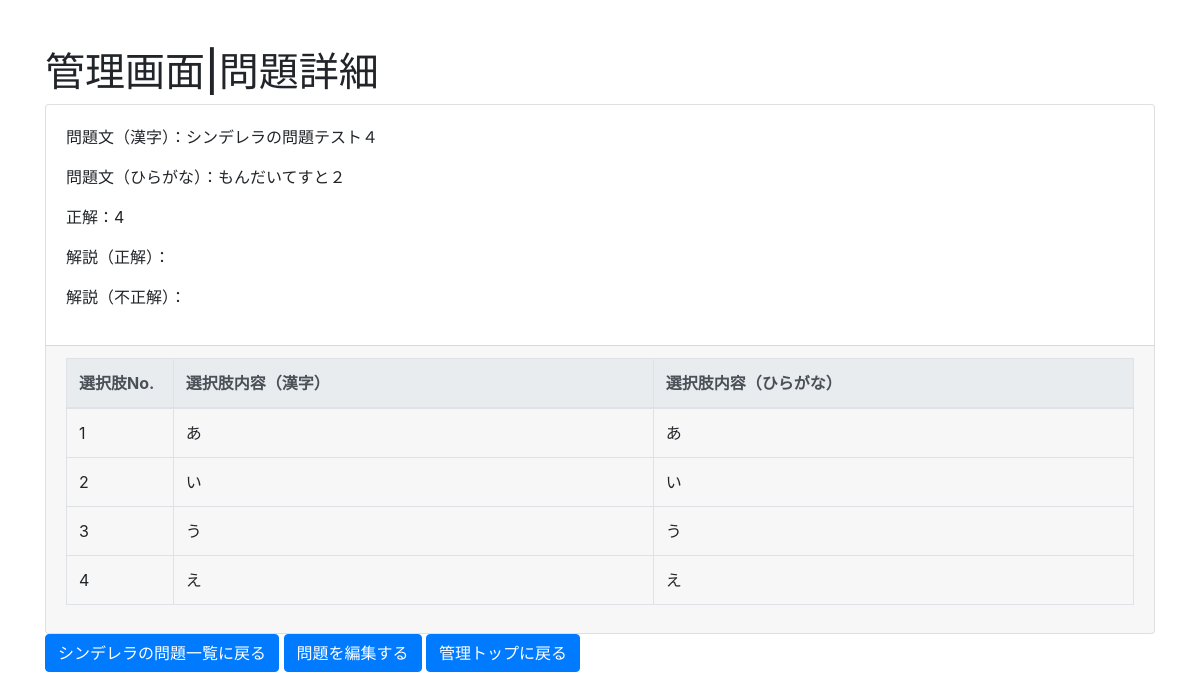
Screenshot of /edit/detail/1/37/ (signed in) with the database file from the repository.
### question/models.py (models this page shows, shortened)
class Question(models.Model):
    body = models.CharField('本文（漢字）', max_length=1024)
    body_kana = models.CharField('本文（ひらがな）', max_length=1024, default="")
    Category = models.ManyToManyField(Category)
    question_no = models.PositiveSmallIntegerField(verbose_name='問題No.', default=0)
    answer_choice_no = models.PositiveSmallIntegerField(verbose_name='正解No.', default=1)
    ok_comment = models.CharField('解説（正解の場合）', max_length=1024, default="")
    ng_comment = models.CharField('解説（不正解の場合）', max_length=1024, default="")
    question_disp_type = models.ForeignKey(QuestionDispType, on_delete=models.SET_DEFAULT, default=set_default_disp_type)
    choice_type = models.CharField('選択肢のタイプ', max_length=1024, default="text")

class TextChoice(models.Model):
    body = models.CharField('選択肢（漢字）', max_length=512)
    body_kana = models.CharField('選択肢（ひらがな）', max_length=1024, default="")
    Question = models.ForeignKey(Question, on_delete=models.CASCADE)
    choice_no = models.PositiveSmallIntegerField(verbose_name='選択肢No.', default=1)

class Category(models.Model):
    name = models.CharField('カテゴリ名称', max_length=512, blank=False)
    category_no = models.PositiveSmallIntegerField(verbose_name='カテゴリNo.', default=1)
    CategoryGroup = models.ForeignKey(CategoryGroup, on_delete=models.CASCADE, default=set_default_cateory_group)
    img = models.ImageField(verbose_name='画像', upload_to='images/', null=True)

### edit/views.py (the view)
# urls.py: path('detail/<int:category_id>/<int:pk>/', views.QuestionDetail.as_view(), name='question_detail'),
class QuestionDetail(LoginRequiredMixin, DetailView):
    model = Question
    def get_context_data(self, **kwargs):
        context = super().get_context_data(**kwargs)
        question = context.get("object")
        choices = question.textchoice_set.all().order_by("choice_no")
        context["choices"] = choices
        context["category_id"] = self.kwargs.get('category_id')
        if self.kwargs.get('category_id'):
            context["category_name"] = Category.objects.get(pk=self.kwargs.get('category_id')).name
        return context

### edit/views.py (called while the page is built)
    @method_decorator(login_required(login_url = '/accounts/login/'))
    def dispatch(self, request, *args, **kwargs):
        return super(LoginRequiredMixin, self).dispatch(request, *args, **kwargs)

### edit/templates/question/question_detail.html (shortened to what this page needs)
{% extends 'question/base.html' %}
{% block page_title %}管理画面|問題詳細{% endblock %}
{% block content %}
  <div class="container">
    <div class="row">
      <div class="col-12">
        <div class="card card-default">
          <div class="card-body">
            <p>問題文（漢字）：{{ question.body|linebreaksbr }}</p>
            <p>問題文（ひらがな）：{{ question.body_kana|linebreaksbr }}</p>
            <p>正解：{{ question.answer_choice_no }}</p>
            <p>解説（正解）：{{ question.ok_comment|linebreaksbr }}</p>
            <p>解説（不正解）：{{ question.ng_comment|linebreaksbr }}</p>
          </div>
          <div class="card-footer">
            <table class="table table-bordered">
                <thead class="thead-light">
                    <tr><th style="width:10%">選択肢No.</th><th style="width:45%">選択肢内容（漢字）</th><th style="width:45%">選択肢内容（ひらがな）</th></tr>
                </thead>
            {% for text_choice in choices %}
                <tr>
                  <td style="width:10%">{{ text_choice.choice_no }}</td>
                  <td style="width:45%">{{ text_choice.body|linebreaksbr }}</td>
                  <td style="width:45%">{{ text_choice.body_kana|linebreaksbr }}</td>
                </tr>
            </div>
            {% endfor %}
          </div>
    <div class="row">
      <div class="col-12">
        {% if category_id %}
          <a class="btn btn-primary" href="{% url 'category_question_list' category_id %}" role="button">{{ category_name }}の問題一覧に戻る</a>
        {% else %}
          <a class="btn btn-primary" href="{% url 'question_list' %}" role="button">問題一覧に戻る</a>
        {% endif %}
        <a class="btn btn-primary" href="{% url 'question_update' question.id %}" role="button">問題を編集する</a>
        <a class="btn btn-primary" href="{% url 'category_group_list' %}" role="button">管理トップに戻る</a>
      </div>
    </div>
{% endblock %}

### rows the page displays
Question: body "シンデレラの問題テスト４", body_kana "もんだいてすと２", answer_choice_no "4"
TextChoice: choice_no "1", body "あ", body_kana "あ"
TextChoice: choice_no "2", body "い", body_kana "い"
TextChoice: choice_no "3", body "う", body_kana "う"
TextChoice: choice_no "4", body "え", body_kana "え"
Category: name "シンデレラ"
